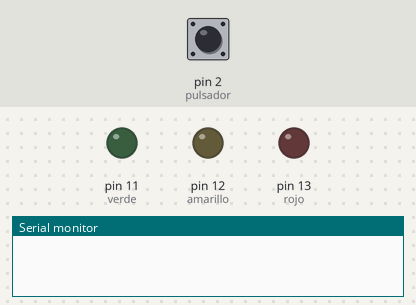
Bench run of a sketch on a simulated Arduino Uno, built with avr-gcc and run on an emulated ATmega328P. On the bench: output pins drawn as LEDs (lit = HIGH), the last lines printed to the serial monitor. The inputs (shaded band) are chosen by the test bench; at power-on: pin 2 (pulsador) HIGH.

Above: at 1.2 s.
1.3 s: pin 2 (pulsador) pulled LOW for 0.15 s
At 1.6 s:
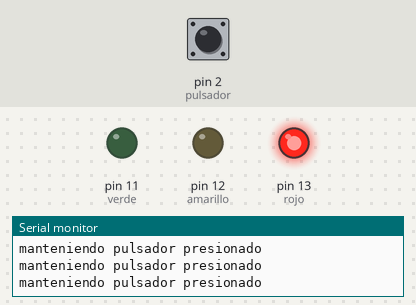
4.4 s: pin 2 (pulsador) pulled LOW for 1 s
At 5.2 s:
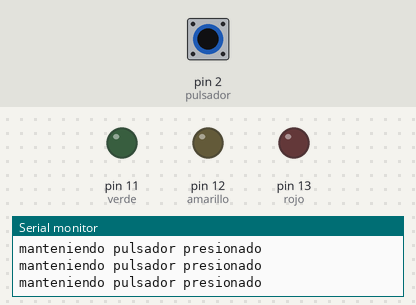
6.9 s: pin 2 (pulsador) pulled LOW for 0.15 s
At 8.3 s:
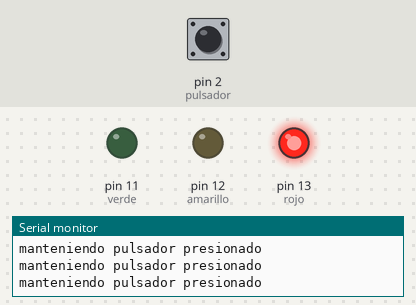
10.0 s: pin 2 (pulsador) pulled LOW for 3.2 s
At 10.7 s:
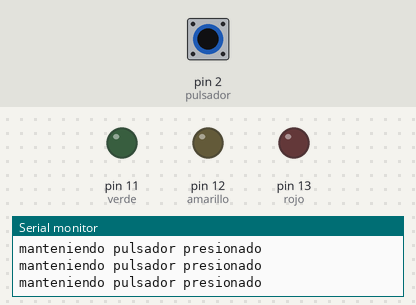
14.7 s: pin 2 (pulsador) pulled LOW for 0.15 s
At 15.4 s:
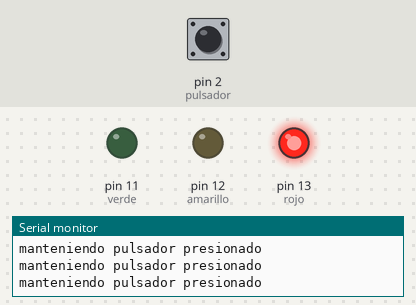
17.8 s: pin 2 (pulsador) driven LOW
At 19.0 s:
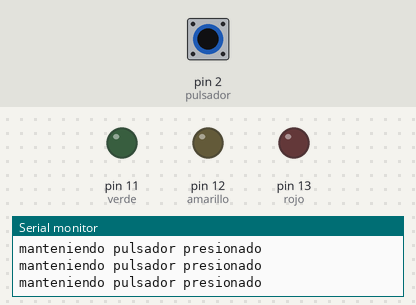
Timing chart, 0 to 20.8 s (numbered marks = the images above; inputs shaded):
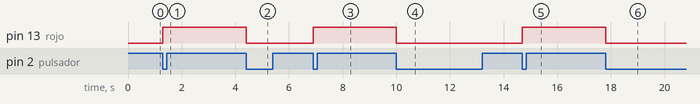

The sketch:

semaforoPulsador.ino
```cpp
int rojo = 13;
int amarillo = 12;
int verde = 11;

boolean encendido = 0;
int pulsador = 2;
unsigned long tiempoPrevio = 0;

void setup() {
  pinMode(rojo, OUTPUT);
  pinMode(amarillo, OUTPUT);
  pinMode(verde, OUTPUT);

  pinMode(pulsador, INPUT);
  Serial.begin(9600);
}

void loop() {
  if (digitalRead(pulsador) == LOW) { // detecta si se ha pulsado
    Serial.println("se ha pulsado");
    if (encendido == 0) { // si esta apagado el led se enciende
      encendido = 1;
      digitalWrite(rojo, HIGH);
    } else {
      encendido = 0;
    }
    while (digitalRead(pulsador) == LOW) {
      Serial.println("manteniendo pulsador presionado");
    }
  }
  if (encendido == 1) {
    digitalWrite(rojo, HIGH);
    tiempoPrevio = millis();
    while (millis() - tiempoPrevio < 5000 && digitalRead(pulsador) == HIGH ) {}
    digitalWrite(rojo, LOW);
    digitalWrite(amarillo, HIGH);
    tiempoPrevio = millis();
    while (millis() - tiempoPrevio < 5000 && digitalRead(pulsador) == HIGH) {}
    digitalWrite(amarillo, LOW);
    digitalWrite(verde, HIGH);
    tiempoPrevio = millis();
    while (millis() - tiempoPrevio < 5000 && digitalRead(pulsador) == HIGH) {}
    digitalWrite(verde, LOW);
    digitalWrite(amarillo, HIGH);
    tiempoPrevio = millis();
    while (millis() - tiempoPrevio < 5000 && digitalRead(pulsador)== HIGH) {}
    digitalWrite(amarillo , LOW);
  }
}

/*Notas
  Solo siguen funcionando con la funcion delay():
  ->la comunicacion serie de los pines de recepcion
  ->los valores de PWM con la funcion analogWrite
  ->los estados de los pines
  ->las interrupciones
  Solución: usar la funcion millis(, su valor se debe guardar en una variable de tipo long y unsigned


*/
```

Measured:
- after the input at 1.3 s, pin 13 (rojo): LOW → HIGH at once
- after the input at 4.4 s, pin 12 (amarillo): stays LOW (without the input it goes to HIGH after 2.1 s); pin 13 (rojo): HIGH → LOW after 0.00 s instead of 2.1 s
- after the input at 6.9 s, pin 13 (rojo): LOW → HIGH at once
- after the input at 10.0 s, pin 12 (amarillo): stays LOW (without the input it goes to HIGH after 2.1 s); pin 13 (rojo): HIGH → LOW after 0.00 s instead of 2.1 s
- after the input at 14.7 s, pin 13 (rojo): LOW → HIGH at once
- after the input at 17.8 s, pin 12 (amarillo): stays LOW (without the input it goes to HIGH after 2.1 s); pin 13 (rojo): HIGH → LOW after 0.00 s instead of 2.1 s
